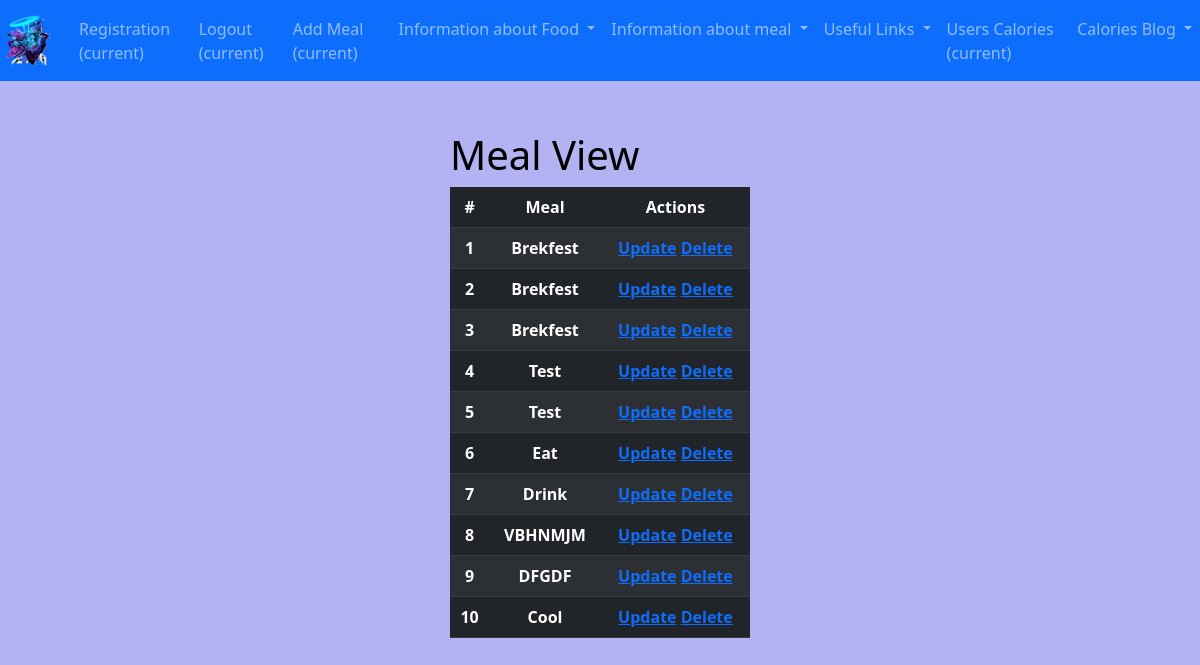
The page /meal/ (signed in) on the database its author committed.
### calories_counter/models.py (models this page shows, shortened)
class Meal(models.Model):
    meal_name = models.CharField(max_length=255)
    foods = models.ManyToManyField(Food, through="MealFood")

### calories_counter/views.py (the view)
# urls.py: path("meal/", views.MealView.as_view(), name="meals"),
class MealView(LoginRequiredMixin, ListView):
    model = Meal
    template_name = "calories_counter/meal.html"
    context_object_name = "meals"

### calories_counter/templates/calories_counter/meal.html (shortened to what this page needs)
{% extends 'base.html' %}
{% load static %}
{% block css_files %}
  <link rel="stylesheet" href="{% static "calories_counter/meal.css" %}">
{% endblock %}
{% block content %}
  <div id="user-meal-view">
    <h1>Meal View</h1>
    <table class="table table-dark table-striped">
      <thead>
        <tr>
          <th>#</th>
          <th>Meal</th>
          <th>Actions</th>
        </tr>
      </thead>
      {% for meal in meals %}
        <tr>
          <th>{{ forloop.counter }}</th>
          <th>{{ meal.meal_name }}</th>
          <th>
            <a href="{% url 'meal_update' meal.id %}">Update</a>
            <a href="{% url 'meal_delete' meal.id %}">Delete</a>
          </th>
        </tr>
      {% endfor %}
    </table>
  </div>
{% endblock %}

### static/styles.css (style rules this page uses)
h1 { color: black; }
body { background-color: #b3b3f3; }

### calories_counter/static/calories_counter/meal.css (style rules this page uses)
#user-meal-view { display: flex; justify-content: center; flex-direction: column; padding-top: 50px; width: 25%; margin: auto; }
th, td { text-align: center; padding: 8px; }

### rows shown on the page
Meal: meal_name "Brekfest"
Meal: meal_name "Brekfest"
Meal: meal_name "Brekfest"
Meal: meal_name "Test"
Meal: meal_name "Test"
Meal: meal_name "Eat"
Meal: meal_name "Drink"
Meal: meal_name "VBHNMJM"
Meal: meal_name "DFGDF"
Meal: meal_name "Cool"
